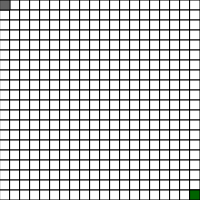
Frame 1 (no input)
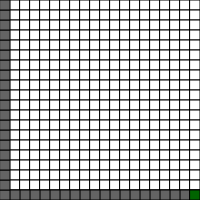
Frame 60 (no input)
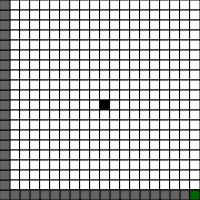
Frame 120 (the mouse pressed at the canvas centre since frame 60)

The p5.js sketch that drew these frames (run headless with seeded random() and noise() and a simulated clock; from frame 60 on, the mouse is pressed at the canvas centre):

// p5.js sketch
// ── sketch.js
let s = 10;
let path = [];

function setup() {
    createCanvas(200, 200);

    init = createVector(0, 0);
    end = createVector(19, 19);

    world = new Array(width/s).fill(0);
    for(let i = 0; i < world.length; i++) {
        world[i] = new Array(height/s).fill(0);
    }
}

function draw() {
    // clear();

    fill(255);
    for(let i = 0; i < width/s; i++) {
        for(let j = 0; j < height/s; j++) {
            if(world[i][j] == 1) {
                fill(0);
            }
            else {
                fill(255);
            }

            rect(i*s, j*s, s, s);
        }
    }

    if(frameCount % 20 == 0) {
        path = dfs(init, adj, goalTest);
    }

    // draw path
    if(path != null) {
        for(let n of path) {
            fill(100);
            rect(n.x*s, n.y*s, s, s);
        }
    }

    // draw init
    fill(100);
    rect(init.x*s, init.y*s, s, s);

    // draw end
    fill(0, 100, 0);
    rect(end.x*s, end.y*s, s, s);
}

// A state here is a vector
function adj(state) {
    let adjStates = [];

    let top = createVector(state.x, state.y - 1);
    if(world[top.x][top.y] != null && world[top.x][top.y] == 0) {
        adjStates.push(top);
    }

    let right = createVector(state.x + 1, state.y);
    if(world[right.x] && world[right.x][right.y] == 0) {
        adjStates.push(right);
    }

    let bottom = createVector(state.x, state.y + 1);
    if(world[bottom.x][bottom.y] != null && world[bottom.x][bottom.y] == 0) {
        adjStates.push(bottom);
    }

    let left = createVector(state.x - 1, state.y);
    if(world[left.x] && world[left.x][left.y] == 0) {
        adjStates.push(left);
    }

    return adjStates;
}

// A state here is a vector
function goalTest(state) {
    return (state.x == end.x) && (state.y == end.y);
}

function mousePressed() {
    let x = int(mouseX/s);
    let y = int(mouseY/s);

    if (mouseButton === LEFT) {
        world[x][y] = 1;
    }
    else if (mouseButton === RIGHT) {
        end = createVector(x, y);
    }
}

function mouseDragged() {
    if(mouseIsPressed && mouseButton === LEFT) {
        let x = int(mouseX/s);
        let y = int(mouseY/s);
        world[x][y] = 1;
    }
}

// ── search.js

function dfs(init, adj, goalTest) {
    let stack = [init];
    let visited = {init: null};

    while(stack.length > 0) {
        // Apply DFS strategy to expand node
        let cnode = stack.pop();

        // Check if cnode is the goal
        if (goalTest(cnode)) {
            return pathToGoal(init, cnode, visited);
        }

        // Iterate on the list of adjacent nodes
        for (let cnext of adj(cnode)) {
            if(!(cnext in visited)) {
                visited[cnext] = cnode;
                stack.push(cnext);
            }
        }
    }

    return null;
}

function bfs(init, adj, goalTest) {
    let queue = [init];
    let visited = {init: null};

    while(queue.length > 0) {
        // Apply DFS strategy to expand node
        let cnode = queue.shift();

        // Check if cnode is the goal
        if (goalTest(cnode)) {
            return pathToGoal(init, cnode, visited);
        }

        // Iterate on the list of adjacent nodes
        for (let cnext of adj(cnode)) {
            if(!(cnext in visited)) {
                visited[cnext] = cnode;
                queue.push(cnext);
            }
        }
    }

    return null;
}

function pathToGoal(init, goal, visited) {
    let path = [];

    let n = goal;
    while(n != init) {
        path.push(n);
        n = visited[n];
    }

    return path;
}
